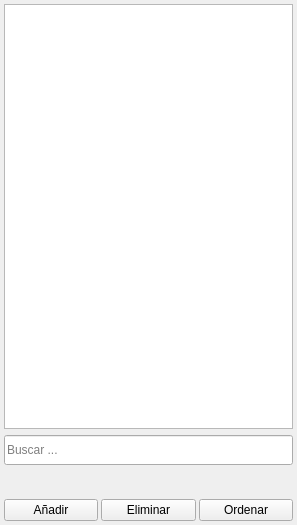
<?xml version="1.0" encoding="UTF-8"?>
<ui version="4.0">
 <class>PlaylistWidget</class>
 <widget class="QWidget" name="PlaylistWidget">
  <property name="geometry">
   <rect>
    <x>0</x>
    <y>0</y>
    <width>297</width>
    <height>525</height>
   </rect>
  </property>
  <property name="windowTitle">
   <string>Form</string>
  </property>
  <layout class="QGridLayout" name="gridLayout">
   <property name="leftMargin">
    <number>4</number>
   </property>
   <property name="topMargin">
    <number>4</number>
   </property>
   <property name="rightMargin">
    <number>4</number>
   </property>
   <property name="bottomMargin">
    <number>4</number>
   </property>
   <property name="verticalSpacing">
    <number>6</number>
   </property>
   <item row="0" column="0" colspan="4">
    <widget class="QListView" name="ltLista">
     <property name="dragDropMode">
      <enum>QAbstractItemView::DragDropMode::DragDrop</enum>
     </property>
    </widget>
   </item>
   <item row="1" column="0" colspan="4">
    <widget class="QLineEdit" name="lnBuscar">
     <property name="minimumSize">
      <size>
       <width>0</width>
       <height>30</height>
      </size>
     </property>
     <property name="placeholderText">
      <string>Buscar ...</string>
     </property>
    </widget>
   </item>
   <item row="2" column="0">
    <widget class="QPushButton" name="btPrimero">
     <property name="minimumSize">
      <size>
       <width>57</width>
       <height>0</height>
      </size>
     </property>
     <property name="maximumSize">
      <size>
       <width>16777215</width>
       <height>16777215</height>
      </size>
     </property>
     <property name="cursor">
      <cursorShape>PointingHandCursor</cursorShape>
     </property>
     <property name="text">
      <string/>
     </property>
     <property name="icon">
      <iconset resource="../../icons.qrc">
       <normaloff>:/views/icons/skip-up.svg</normaloff>:/views/icons/skip-up.svg</iconset>
     </property>
     <property name="flat">
      <bool>true</bool>
     </property>
    </widget>
   </item>
   <item row="2" column="1">
    <widget class="QPushButton" name="btSubir">
     <property name="minimumSize">
      <size>
       <width>57</width>
       <height>0</height>
      </size>
     </property>
     <property name="maximumSize">
      <size>
       <width>16777215</width>
       <height>16777215</height>
      </size>
     </property>
     <property name="cursor">
      <cursorShape>PointingHandCursor</cursorShape>
     </property>
     <property name="text">
      <string/>
     </property>
     <property name="icon">
      <iconset resource="../../icons.qrc">
       <normaloff>:/views/icons/play-up.svg</normaloff>:/views/icons/play-up.svg</iconset>
     </property>
     <property name="flat">
      <bool>true</bool>
     </property>
    </widget>
   </item>
   <item row="2" column="2">
    <widget class="QPushButton" name="btBajar">
     <property name="minimumSize">
      <size>
       <width>57</width>
       <height>0</height>
      </size>
     </property>
     <property name="maximumSize">
      <size>
       <width>16777215</width>
       <height>16777215</height>
      </size>
     </property>
     <property name="cursor">
      <cursorShape>PointingHandCursor</cursorShape>
     </property>
     <property name="text">
      <string/>
     </property>
     <property name="icon">
      <iconset resource="../../icons.qrc">
       <normaloff>:/views/icons/play-dow.svg</normaloff>:/views/icons/play-dow.svg</iconset>
     </property>
     <property name="flat">
      <bool>true</bool>
     </property>
    </widget>
   </item>
   <item row="2" column="3">
    <widget class="QPushButton" name="btUltimo">
     <property name="minimumSize">
      <size>
       <width>57</width>
       <height>0</height>
      </size>
     </property>
     <property name="maximumSize">
      <size>
       <width>16777215</width>
       <height>16777215</height>
      </size>
     </property>
     <property name="cursor">
      <cursorShape>PointingHandCursor</cursorShape>
     </property>
     <property name="text">
      <string/>
     </property>
     <property name="icon">
      <iconset resource="../../icons.qrc">
       <normaloff>:/views/icons/skip-up.svg</normaloff>:/views/icons/skip-up.svg</iconset>
     </property>
     <property name="iconSize">
      <size>
       <width>16</width>
       <height>16</height>
      </size>
     </property>
     <property name="autoRepeatDelay">
      <number>299</number>
     </property>
     <property name="flat">
      <bool>true</bool>
     </property>
    </widget>
   </item>
   <item row="3" column="0" colspan="4">
    <widget class="QWidget" name="widgetBotones" native="true">
     <layout class="QGridLayout" name="gridBotones">
      <property name="leftMargin">
       <number>0</number>
      </property>
      <property name="topMargin">
       <number>0</number>
      </property>
      <property name="rightMargin">
       <number>0</number>
      </property>
      <property name="bottomMargin">
       <number>0</number>
      </property>
      <property name="horizontalSpacing">
       <number>3</number>
      </property>
      <item row="0" column="0">
       <widget class="QPushButton" name="btAgregar">
        <property name="minimumSize">
         <size>
          <width>70</width>
          <height>0</height>
         </size>
        </property>
        <property name="maximumSize">
         <size>
          <width>16777215</width>
          <height>16777215</height>
         </size>
        </property>
        <property name="cursor">
         <cursorShape>PointingHandCursor</cursorShape>
        </property>
        <property name="text">
         <string>Añadir</string>
        </property>
       </widget>
      </item>
      <item row="0" column="1">
       <widget class="QPushButton" name="btEliminar">
        <property name="minimumSize">
         <size>
          <width>70</width>
          <height>0</height>
         </size>
        </property>
        <property name="maximumSize">
         <size>
          <width>16777215</width>
          <height>16777215</height>
         </size>
        </property>
        <property name="cursor">
         <cursorShape>PointingHandCursor</cursorShape>
        </property>
        <property name="text">
         <string>Eliminar</string>
        </property>
       </widget>
      </item>
      <item row="0" column="2">
       <widget class="QPushButton" name="btOrdenar">
        <property name="minimumSize">
         <size>
          <width>70</width>
          <height>0</height>
         </size>
        </property>
        <property name="maximumSize">
         <size>
          <width>16777215</width>
          <height>16777215</height>
         </size>
        </property>
        <property name="cursor">
         <cursorShape>PointingHandCursor</cursorShape>
        </property>
        <property name="text">
         <string>Ordenar</string>
        </property>
       </widget>
      </item>
     </layout>
    </widget>
   </item>
  </layout>
 </widget>
 <resources>
  <include location="../../icons.qrc"/>
 </resources>
 <connections/>
</ui>
